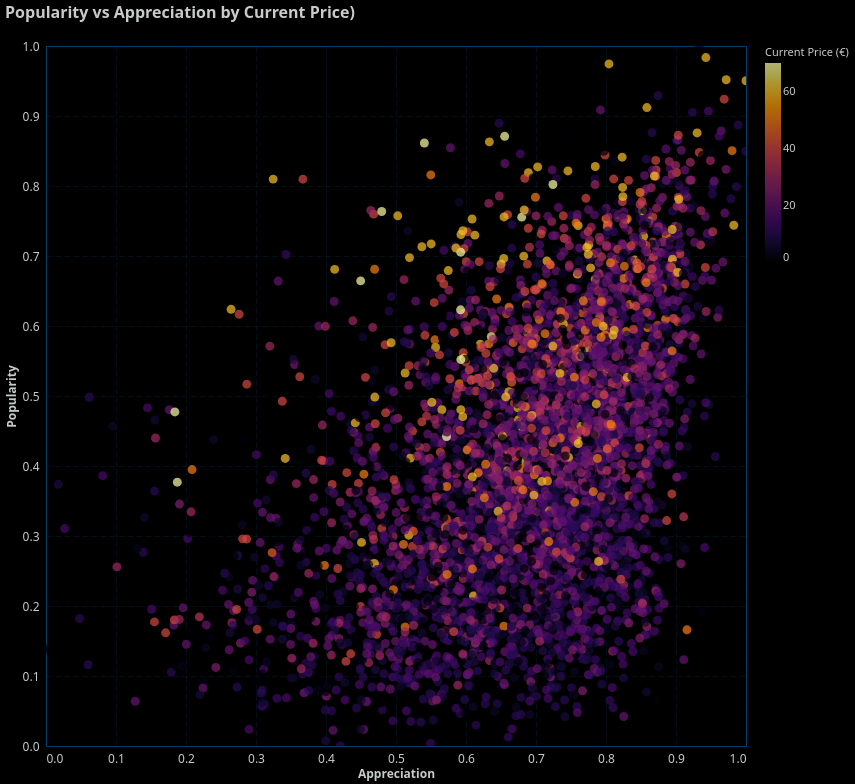

Vega-Lite specification stored for this chart:
### Vega-Lite specification from a JSON file in a GitHub repository (floating-point values rounded to 4 significant figures; data arrays with more than 128 entries replaced by an {"elided": "..."} marker saying what was removed)
{"config": {"view": {"continuousWidth": 400, "continuousHeight": 300, "stroke": "#043f6b", "strokeWidth": 1}, "background": "#000000", "mark": {"color": "#6495ED"}, "arc": {"fill": "#6495ED"}, "area": {"fill": "#6495ED", "line": true, "fillOpacity": 0.1}, "line": {"stroke": "#6495ED", "strokeWidth": 2}, "path": {"stroke": "#6495ED"}, "rect": {"fill": "#6495ED"}, "shape": {"stroke": "#6495ED"}, "symbol": {"fill": "#6495ED"}, "title": {"color": "#C7CCC9", "anchor": "start", "dy": -15, "fontSize": 16, "font": "IBM Plex Sans,system-ui,-apple-system,BlinkMacSystemFont,\".sfnstext-regular\",sans-serif", "fontWeight": 600}, "axisBand": {"grid": false}, "axis": {"labelColor": "#C7CCC9", "labelFontSize": 12, "labelFont": "IBM Plex Sans Condensed, system-ui, -apple-system, BlinkMacSystemFont, \".SFNSText-Regular\", sans-serif", "labelFontWeight": 400, "titleColor": "#C7CCC9", "titleFontWeight": 600, "titleFontSize": 12, "grid": true, "gridColor": "#043f6b", "labelAngle": 0, "domainColor": null, "tickColor": null, "labelPadding": 2, "tickSize": 5, "tickWidth": 0.5, "gridOpacity": 1, "gridZ": 1}, "axisX": {"gridDash": [6, 3], "gridWidth": 0.25, "gridColor": "#043f6b"}, "axisY": {"gridDash": [6, 3], "gridWidth": 0.25, "gridColor": "#043f6b"}, "layer": {"grid": 1, "mark": 0}, "legend": {"labelFontSize": 11, "padding": 1, "symbolType": "square", "labelColor": "#C7CCC9", "titleColor": "#C7CCC9"}, "style": {"guide-label": {"font": "IBM Plex Sans,system-ui,-apple-system,BlinkMacSystemFont,\".sfnstext-regular\",sans-serif", "fill": "#C7CCC9", "fontWeight": 400}, "guide-title": {"font": "IBM Plex Sans,system-ui,-apple-system,BlinkMacSystemFont,\".sfnstext-regular\",sans-serif", "fill": "#C7CCC9", "fontWeight": 400}}, "range": {"category": ["#d8ff4f", "#ff00a0", "#00f0ff", "#ff4f00", "#00ff41", "#9d00ff"]}}, "data": {"name": "data-b028600f19eb35a373f0de9c61bef666"}, "mark": {"type": "circle", "opacity": 0.7, "size": 80}, "encoding": {"color": {"field": "current_price", "scale": {"domainMin": 0, "scheme": "inferno"}, "title": "Current Price (€)", "type": "quantitative"}, "tooltip": [{"field": "name", "title": "Game Title", "type": "nominal"}, {"field": "appreciation_score", "format": ".2f", "title": "Appreciation", "type": "quantitative"}, {"field": "popularity_score", "format": ".2f", "title": "Popularity", "type": "quantitative"}, {"field": "current_price", "format": ".2f", "title": "Current Price", "type": "quantitative"}], "x": {"axis": {"values": [0.0, 0.1, 0.2, 0.3, 0.4, 0.5, 0.6, 0.7, 0.8, 0.9, 1.0]}, "field": "appreciation_score", "title": "Appreciation", "type": "quantitative"}, "y": {"axis": {"values": [0.0, 0.1, 0.2, 0.3, 0.4, 0.5, 0.6, 0.7, 0.8, 0.9, 1.0]}, "field": "popularity_score", "title": "Popularity", "type": "quantitative"}}, "height": 700, "params": [{"name": "param_1", "select": {"type": "interval", "encodings": ["x", "y"]}, "bind": "scales"}], "title": "Popularity vs Appreciation by Current Price)", "width": 700, "$schema": "https://vega.github.io/schema/vega-lite/v5.16.3.json", "datasets": {"data-b028600f19eb35a373f0de9c61bef666": {"elided": "4703 records"}}}
